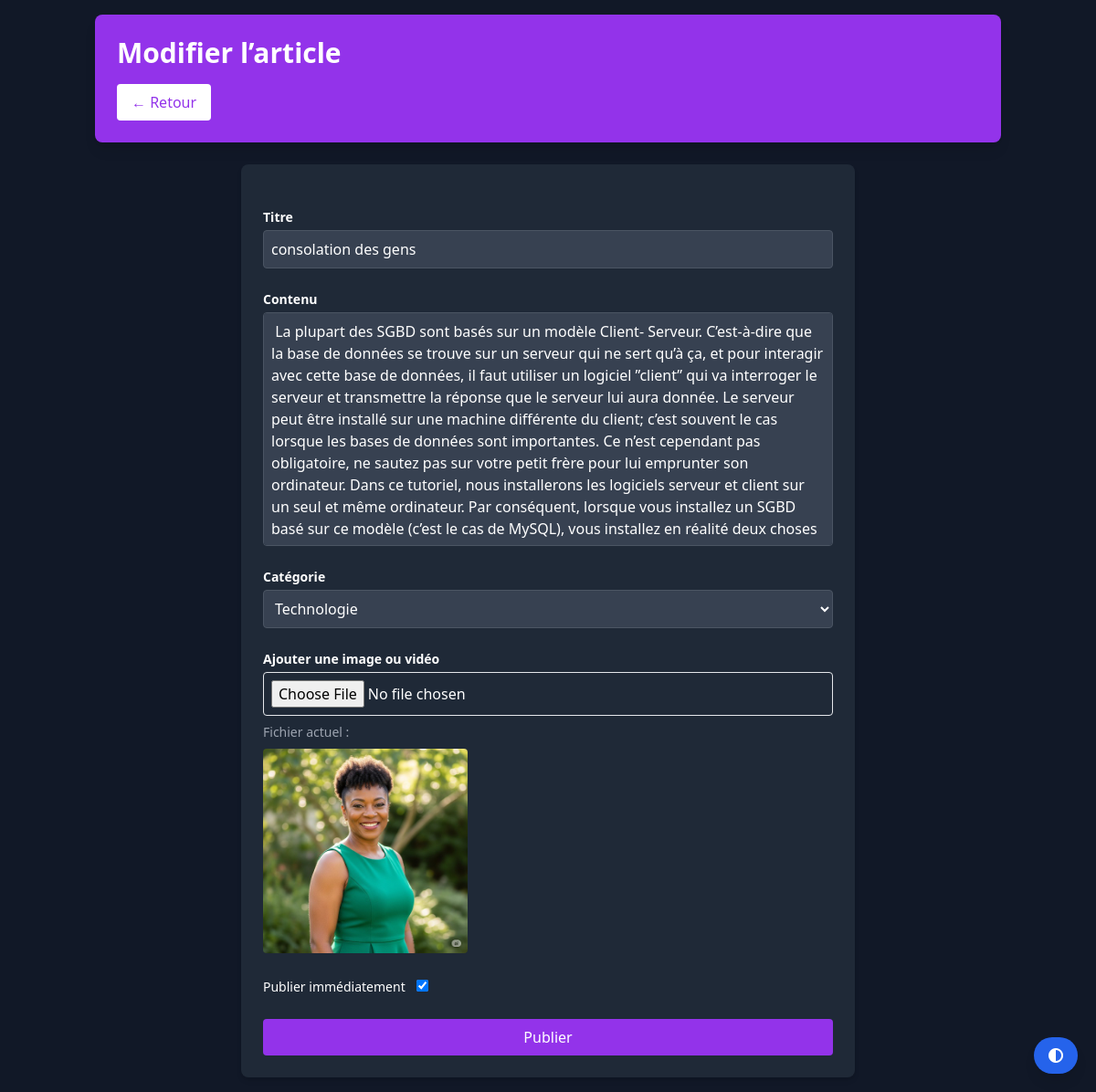
Screenshot of /edit-post/8 (signed in) with the database file from the repository.
### models.py (models this page shows)
class BlogPost(db.Model):
    id = db.Column(db.Integer, primary_key=True, autoincrement=True)
    title = db.Column(db.String(100), nullable=False)
    content = db.Column(db.Text, nullable=False)
    media_path = db.Column(db.String(200), nullable=True)
    published = db.Column(db.Boolean, default=False)
    created_at = db.Column(db.DateTime, default=datetime.utcnow)
    views = db.Column(db.Integer, default=0)
    likes = db.Column(db.Integer, default=0)
    category_id = db.Column(db.Integer, db.ForeignKey('category.id'), nullable=False)
    author_id = db.Column(db.Integer, db.ForeignKey('user.id'), nullable=False)
    comments = db.relationship('Comment', backref='post', cascade='all, delete-orphan', lazy=True)

### app.py (the view, shortened to what this page needs)
@app.route('/edit-post/<int:post_id>', methods=['GET', 'POST'])
@login_required
def edit_post(post_id):
    post = BlogPost.query.get_or_404(post_id)
    form = BlogPostForm(obj=post)
    form.category.choices = [(cat.id, cat.name) for cat in Category.query.all()]
    return render_template('edit_post.html', form=form, post=post)

### forms.py
class BlogPostForm(FlaskForm):
    title = StringField('Titre', validators=[DataRequired()])
    content = TextAreaField('Contenu', validators=[DataRequired()])
    category = SelectField('Catégorie', coerce=int, validators=[DataRequired()])
    published = BooleanField('Publier immédiatement')
    media = FileField('Ajouter une image ou vidéo')
    submit = SubmitField('Publier')

### app.py (called while the page is built)
@login_manager.user_loader
def load_user(user_id):
    return User.query.get(int(user_id))

### templates/edit_post.html (shortened to what this page needs)
{% extends "base.html" %}
{% block extra_css %}
<link href="https://cdn.quilljs.com/1.3.6/quill.snow.css" rel="stylesheet">
{% endblock %}
{% block content %}
<header class="bg-purple-600 text-white p-6 rounded-lg shadow-lg mb-6">
    <h1 class="text-3xl font-bold">Modifier l’article</h1>
    <a href="{{ url_for('dashboard') }}" class="inline-block mt-4 bg-white text-purple-600 px-4 py-2 rounded hover:bg-gray-100">← Retour</a>
</header>
<div class="bg-white dark:bg-gray-800 p-6 rounded-lg shadow-md max-w-2xl mx-auto">
    <form action="{{ url_for('edit_post', post_id=post.id) }}" method="POST" enctype="multipart/form-data" class="space-y-6" id="edit-form">
        <div>
            {{ form.title.label(class="block text-sm font-semibold mb-1") }}
            {{ form.title(class="w-full p-2 border rounded dark:bg-gray-700 dark:border-gray-600") }}
        </div>
        <div>
            <label for="editor" class="block text-sm font-semibold mb-1">Contenu</label>
            <div id="editor" class="bg-white dark:bg-gray-700 h-64 rounded border dark:border-gray-600 p-2 overflow-y-auto">
                {{ form.content.data|safe or '' }}
            </div>
        </div>
        <div>
            {{ form.category.label(class="block text-sm font-semibold mb-1") }}
            {{ form.category(class="w-full p-2 border rounded dark:bg-gray-700 dark:border-gray-600") }}
        </div>
        <div>
            {{ form.media.label(class="block text-sm font-semibold mb-1") }}
            {{ form.media(class="w-full p-2 border rounded") }}
            {% if post.media_path %}
                <p class="text-sm text-gray-500 dark:text-gray-400 mt-2">Fichier actuel :</p>
                {% if post.media_path.endswith('mp4') %}
                    <video controls class="w-full max-h-56 mt-2 rounded">
                        <source src="{{ url_for('static', filename='uploads/' + post.media_path) }}" type="video/mp4">
                    </video>
                {% else %}
                    <img src="{{ url_for('static', filename='uploads/' + post.media_path) }}" alt="media" class="mt-2 rounded max-h-56">
                {% endif %}
            {% endif %}
        </div>
        <div>
            {{ form.published.label(class="inline-block mr-2 text-sm font-medium") }}
            {{ form.published() }}
        </div>
        <button type="submit" class="w-full bg-purple-600 text-white py-2 px-4 rounded hover:bg-purple-700 transition">
            {{ form.submit.label.text or 'Mettre à jour' }}
        </button>
    </form>
</div>
{% endblock %}

### rows the page displays
BlogPost: title "consolation des gens", content.data "La plupart des SGBD sont basés sur un modèle Client- Serveur. C’est-à-dire que la base de données se trouve sur un serveur qui ne sert qu’à ça, et pour interagir avec cette base de données, il faut utiliser un logiciel ”client” qui va interroger le serveur et transmettre la réponse que le serveur lui aura donnée. Le serveur peut être installé sur une machine différente du client; c’est souvent le cas lorsque les bases de données sont importantes. Ce n’est cependant pas obligatoire, ne sautez pas sur votre petit frère pour lui emprunter son ordinateur. Dans ce tutoriel, nous installerons les logiciels serveur et client sur un seul et même ordinateur. Par conséquent, lorsque vous installez un…", category "Technologie", media_path (picture), published "☑"
